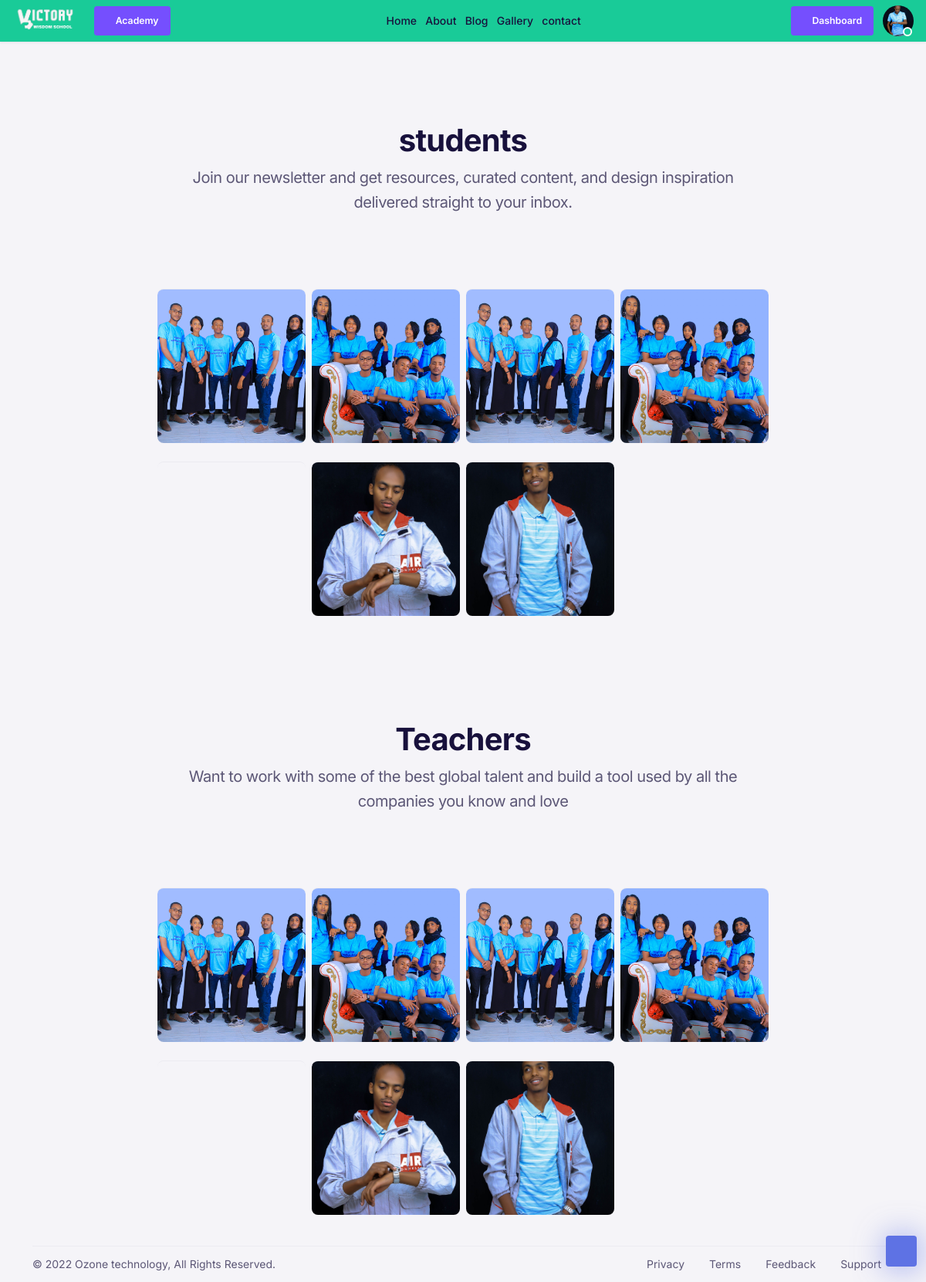
The page /gallery/ (signed in) on the database its author committed.
### main/models.py (models this page shows, shortened)
class GeneralSetting(models.Model):
    site_name = models.CharField(max_length=200, help_text="Enter your website name below")
    site_description = models.TextField(help_text="The site title might be the name of your company or organization, or a brief description of the organization, or a combination of the two.")
    logo=models.ImageField(upload_to="main/images", help_text="Upload your website logo - 120 x 40 ")
    favicon = models.ImageField(upload_to="main/images", help_text="Upload your website favicon - Standard for most desktop browsers. 32×32")
    created = models.DateTimeField(auto_now_add=True)
    updated = models.DateTimeField(auto_now=True)

class Gallery(models.Model):
    title = models.CharField(max_length=200)
    descriptions = models.TextField(null=True, blank=True, help_text="(this field can be markdown or HTML)")
    created = models.DateTimeField(auto_now_add=True)
    images = models.ManyToManyField(Image)

class Image(models.Model):
    image = models.ImageField(upload_to='blog/images', null=True, blank=True,)
    about = models.CharField(max_length=200, null=True, blank=True)
    created = models.DateTimeField(auto_now_add=True)

### accounts/models.py (models this page shows, shortened)
class User(AbstractUser):
    username_validator = UnicodeUsernameValidator()
    email_validator = EmailValidator()
    about = models.TextField(null=True, blank=True)
    bio = models.TextField(null=True, blank=True)
    birth_date = models.DateField(null=True)
    email = models.EmailField(unique=True, validators = [email_validator])
    username = models.CharField(
        max_length=191,
        validators = [username_validator],
        help_text="Required. 150 characters or fewer. Usernames may contain alphanumeric, _, @, +, . and - characters.",
        unique=True,null=True, blank=True
    )
    USERNAME_FIELD = "email"
    REQUIRED_FIELDS = ['username']
    GENDER_CHOICE = (
        ("male", "Male"),
        ("female", "Female"),
    )
    gender = models.CharField(choices=GENDER_CHOICE, max_length=10)
    def is_academic_registrar(self):
        academic_registrar_permissions = [
            "academy.add_branch",
            "academy.change_branch",
            "academy.delete_branch",
            "academy.add_department",
            "academy.change_department",
            "academy.delete_department",
            "academy.add_subject",
            "academy.change_subject",
            "academy.delete_subject",
            "academy.add_section",
            "academy.change_section",
            "academy.delete_section",
        ]
        all_user_perms =  list(self.get_all_permissions())
        has_num_parm = 0
        for perms in academic_registrar_permissions:
          if perms in all_user_perms:
            has_num_parm += 1
        if has_num_parm == len(academic_registrar_permissions):
          return True
        else:
          return False
    def is_student_registrar(self):
        student_registrar_permissions = [
            "accounts.add_user",
            "accounts.change_user",
            "accounts.delete_user",
            "students.add_student",
            "students.change_student",
            "students.delete_student",
        ]
        all_user_perms =  list(self.get_all_permissions())
        has_num_parm = 0
        for perms in student_registrar_permissions:
          if perms in all_user_perms:
            has_num_parm += 1
        if has_num_parm == len(student_registrar_permissions):
          return True
        else:
          return False
    def get_profile_image(self):
        image = self.userimage_set.order_by("-updated", "-created").filter(role = "profile_image")
        if image.exists():
            return image.first().image
        else:
            return None
    class Meta:
        verbose_name = "user"
        ordering = ["-date_joined"]

class UserImage(models.Model):
    user = models.ForeignKey(User, on_delete=models.CASCADE)
    image = models.ImageField(upload_to='user/images')
    created = models.DateTimeField(auto_now_add=True)
    updated = models.DateTimeField(auto_now=True)
    about = models.TextField(null=True, blank=True)
    ROLE_CHOICE = (
        ("profile_image", "Profile Image"),
        ("cover_image", "Cover Image"),
        ("gallery_image", "Gallery Image"),
    )
    role = models.CharField(choices=ROLE_CHOICE, default="gallery_image", max_length=15)
    class Meta:
        ordering = ["-updated", "-created"]

### home/views.py (the view)
# urls.py: path("gallery/", views.gallery, name="gallery"),
def gallery(request):
  galleries = Gallery.objects.all()
  context = {"galleries":galleries}
  return render(request, "home/public/gallery.html", context)

### main/templatetags/myflatpage.py (called while the page is built)
@register.simple_tag(name="general_setting")
def general_setting():
    return GeneralSetting.objects.first()

### home/templates/home/public/gallery.html (shortened to what this page needs)
{% extends 'base/public/base.html' %}
{% load static %}
{% block public_content %}
    <div class="row justify-content-center">
      <div class="col-xl-8 col-lg-8 col-md-12 col-12 mb-2">
        {% for gallery in galleries %}
          <div class="py-2">
            <div class="container-fluid px-md-2">
              <div class="row">
                <div class="py-12">
                  <div class="text-center my-2">
                    <h2 class="display-4 fw-bold">{{gallery.title}}</h2>
                    <p class="mb-0 lead">{{gallery.descriptions}}</p>
                  </div>
                </div>
              </div>
              <div class="row">
                {% for image in gallery.images.all %}
                    <div class="col-lg-3 col-md-6 col-sm-12 px-1">
                      <div class="bg-cover rounded-3 mb-2 h-20rem card-hover border-top border-muted border-10 card-hover-with-icon mb-4 "
                        style="background-image:url({{image.image.url}});max-height:200px">
                      </div>
                    </div>
                {% endfor %}
              </div>
            </div>
          </div>
        {% endfor %}
      </div>
    </div>
{% endblock public_content %}

### templates/base/public/base.html (shortened to what this page needs)
{% extends 'base/base.html' %}
{% load static %}
 {% block style %}
 {% include "base/public/header.html" %}
 {% endblock style %}
 {% block content %}
    {% include 'base/public/navbar.html' %}
    {% block public_content %}{% endblock public_content %}
    {% include 'base/footer.html' %}
{% endblock content %}

### templates/base/base.html (shortened to what this page needs)
{% load static %}
{% load myflatpage %}
{% general_setting as generalSetting %}
<!DOCTYPE html>
<html lang="en">
<head>
    {% block style %}{% endblock style %}
    {% include 'base/header.html' %}
    <link href="{% static 'assets/css/my_style.css' %}" rel="stylesheet">
</head>
<body class="bg-opacity-10">
    {% block content %}{% endblock content %}
    <a href="javaScript:void();" class="back-to-top" style="display: block;"><i class="fa fa-angle-double-up"></i> </a>
</body>
</html>

### templates/base/public/header.html
{% load static %}
<link href="{% static 'assets/css/bootstrap.min.css' %}" rel="stylesheet"/>
<link href="{% static 'assets/libs/bootstrap-icons/font/bootstrap-icons.css' %}" rel="stylesheet" />
<link href="{% static 'assets/libs/dragula/dist/dragula.min.css' %}" rel="stylesheet" />
<link href="{% static 'assets/libs/@mdi/font/css/materialdesignicons.min.css' %}" rel="stylesheet" />
<link href="{% static 'assets/libs/dropzone/dist/dropzone.css' %}" rel="stylesheet" />
<link href="{% static 'assets/libs/magnific-popup/dist/magnific-popup.css' %}" rel="stylesheet" />
<link href="{% static 'assets/libs/bootstrap-select/dist/css/bootstrap-select.min.css' %}" rel="stylesheet">
<link href="{% static 'assets/libs/@yaireo/tagify/dist/tagify.css' %}" rel="stylesheet">
<link href="{% static 'assets/libs/tiny-slider/dist/tiny-slider.css' %}" rel="stylesheet">
<link href="{% static 'assets/libs/tippy.js/dist/tippy.css' %}" rel="stylesheet">
<link href="{% static 'assets/libs/datatables.net-bs5/css/dataTables.bootstrap5.min.css' %}" rel="stylesheet">
<link href="{% static 'assets/libs/prismjs/themes/prism-okaidia.min.css' %}" rel="stylesheet">
<link href="{% static 'assets/libs/simplebar/dist/simplebar.min.css' %}" rel="stylesheet">
<link href="{% static 'assets/libs/nouislider/dist/nouislider.min.css' %}" rel="stylesheet">
<link href="{% static 'assets/libs/glightbox/dist/css/glightbox.min.css' %}" rel="stylesheet">
<link href="{% static 'assets/css/theme.min.css' %}" rel="stylesheet">

### templates/base/header.html (shortened to what this page needs)
{% load static %}
<link href="{% static 'assets/plugins/notifications/css/lobibox.min.css' %}" rel="stylesheet"/>
<link href="{% static 'assets/plugins/summernote/dist/summernote-bs4.css' %}" rel="stylesheet"/>
<link href="{% static 'assets/css/icons.css' %}" rel="stylesheet" type="text/css"/>
<link href="{% static 'assets/css/animate.css' %}" rel="stylesheet" type="text/css"/>
<link href="{% static 'assets/css/font-awesome.min.css' %}" rel="stylesheet" >
<link href="{% static 'assets/css/icons.css' %}" rel="stylesheet" type="text/css"/>
<link href="{% static 'assets/fonts/feather/feather.css' %}" rel="stylesheet">
<link href="{% static 'assets/plugins/select2/css/select2.min.css' %}" rel="stylesheet"/>
<link href="{% static 'assets/plugins/inputtags/css/bootstrap-tagsinput.css' %}" rel="stylesheet" />
<link href="{% static 'assets/plugins/jquery-multi-select/multi-select.css' %}" rel="stylesheet" type="text/css">
<link href="{% static 'assets/plugins/bootstrap-datepicker/css/bootstrap-datepicker.min.css' %}" rel="stylesheet" type="text/css">
<link href="{% static 'assets/plugins/bootstrap-touchspin/css/jquery.bootstrap-touchspin.css' %}" rel="stylesheet" type="text/css">
<link href="{% static 'assets/plugins/bootstrap-datatable/css/dataTables.bootstrap4.min.css' %}" rel="stylesheet" type="text/css">
<link href="{% static 'assets/plugins/summernote/dist/summernote-bs4.css' %}" rel="stylesheet" />
<link href="{% static 'assets/css/my_style.css' %}" rel="stylesheet" />

### templates/base/public/navbar.html (shortened to what this page needs)
{% load static %}
{% load myflatpage %}
{% general_setting as generalSetting %}
<header class="topbar-nav">
  <nav class="navbar navbar-expand-lg p-1 ps-3 pe-3 navbar-default bg-success">
    <div class="container-fluid px-0">
      <a class="navbar-brand" href="{% url 'home' %}"><img class="navbar-logo-icon" src="{{generalSetting.logo.url}}" alt=""></a>
      <div class="collapse navbar-collapse" id="navbar-default">
        <ul class="navbar-nav m-0 p-0 my-auto">
          <li class="nav-item me-2   m-0 p-0 my-auto dropdown">
              <button class="btn btn-sm btn-primary" type="button" id="dropdownMenuButton1" data-bs-toggle="dropdown" aria-expanded="false">
                <i aria-hidden="true" class="fa fa-mortar-board"></i> Academy
              </button>
          </li>
        </ul>
        <ul class="navbar-nav ms-auto">
          <li class="nav-item">
            <a class="nav-link" href="{% url 'home' %}">Home</a>
          </li>
          <li class="nav-item">
            <a class="nav-link" href="{% url 'about' %}">About</a>
          </li>
          <li class="nav-item">
            <a class="nav-link" href="{% url 'blog_list' %}">Blog</a>
          </li>
          <li class="nav-item">
            <a class="nav-link" href="{% url 'gallery' %}">Gallery</a>
          </li>
          <li class="nav-item">
            <a class="nav-link" href="{% url 'contact' %}">contact</a>
          </li>
        </ul>
        <ul class="navbar-nav navbar-right-wrap ms-auto d-none d-lg-block">
          {% if request.user.is_authenticated  %}
            {% if request.user.is_superuser %}
              <a href="{% url 'academy_dashboard' %}" class="btn btn-sm btn-primary" role="button" >
                <i class="zmdi zmdi-view-dashboard"></i> Dashboard
              </a>
            {% endif %}
              <li class="dropdown ms-2 d-inline-block">
                <a class="rounded-circle" href="#" data-bs-toggle="dropdown" data-bs-display="static" aria-expanded="false">
                  <div class="avatar avatar-md avatar-indicators avatar-online">
                    <img alt="avatar" src="{% if request.user.get_profile_image.url %}
                    {{request.user.get_profile_image.url}}
                    {% else %}{% static 'assets/images/avater.png' %}{% endif %}" class="rounded-circle">
                  </div>
                </a>
              </li>
          {% else %}
            <div class="ms-auto mt-lg-0">
              <a href="{% url 'login' %}" class="btn btn-sm btn-outline-dark btn-sm ms-3">Sign in</a>
              <a href="{% url 'register' %}" class="btn btn-sm btn-dark btn-sm ms-1">Sign up</a>
            </div>
          {% endif %}
        </ul>
      </div>
    </div>
  </nav>
</header>

### templates/base/footer.html
{% load static %}
    <div class="footer">
        <div class="container">
            <div class="row align-items-center g-0 border-top py-2">
                <div class="col-md-6 col-12 text-center text-md-start">
                    <span>© 2022 Ozone technology, All Rights Reserved.</span>
                </div>
                <div class="col-12 col-md-6">
                    <nav class="nav nav-footer justify-content-center justify-content-md-end">
                        <a class="nav-link active ps-0" href="#">Privacy</a>
                        <a class="nav-link" href="#">Terms </a>
                        <a class="nav-link" href="#">Feedback</a>
                        <a class="nav-link" href="#">Support</a>
                    </nav>
                </div>
            </div>
        </div>
    </div>

### templates/base/public/js.html (shortened to what this page needs)
  {% load static %}

### templates/base/js.html (shortened to what this page needs)
{% load static %}

### static/assets/css/my_style.css (style rules this page uses)
.navbar-logo-icon { width: 85px; margin-right: 5px; }
.back-to-top { display: none; width: 40px; height: 40px; text-align: center; color: white; position: fixed; border-radius: 10%; bottom: 20px; right: 12px; background-color: #5e72e4; z-index: 10000; box-shadow: 1px 1px 40px 0px rgba(94, 114, 228, 0.68); }
.back-to-top .fa-angle-double-up { margin-top: 20%; font-size: 20px; }

### rows shown on the page
GeneralSetting: logo (picture)
User: id.image (picture)
Gallery: title "students", descriptions "Join our newsletter and get resources, curated content, and design inspiration delivered straight to your inbox."
Image: image (picture)
Image: image (picture)
Image: image (picture)
Image: image (picture)
Image: image (picture)
Image: image (picture)
Gallery: title "Teachers", descriptions "Want to work with some of the best global talent and build a tool used by all the companies you know and love"
